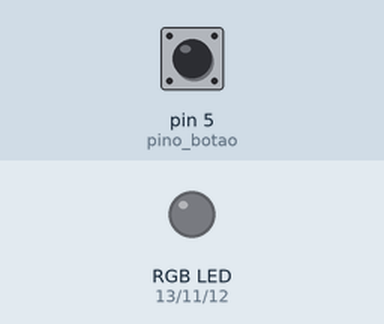
Recording of a program running on a simulated MicroPython board. Parts: an RGB LED mixed from three pins (HIGH = lit). Dashed ring = blinking. Inputs (shaded band) come from the test bench; at power-on: pin 5 (pino_botao) HIGH.

Above: at 1.2 s.
1.3 s: pin 5 (pino_botao) pulled LOW for 1 s
At 2.6 s:
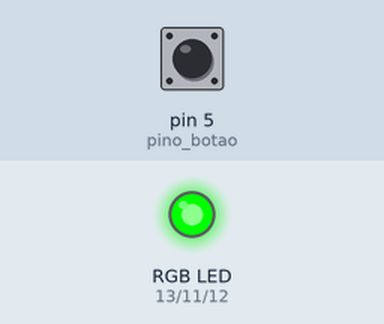
3.8 s: pin 5 (pino_botao) pulled LOW for 0.15 s
At 5.0 s:
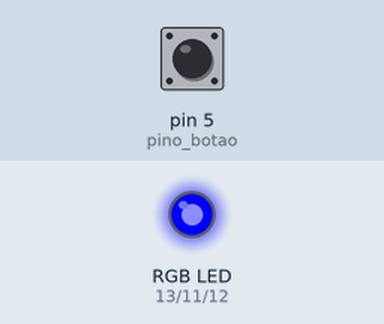
5.4 s: pin 5 (pino_botao) pulled LOW for 3.2 s
At 5.55 s:
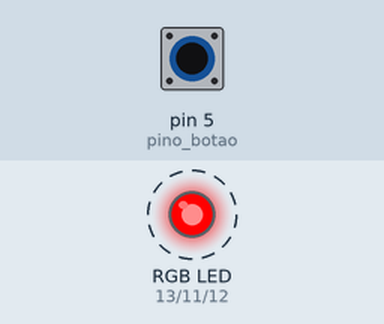
Timing chart, 0 to 9.9 s (numbered marks = the images above; inputs shaded):
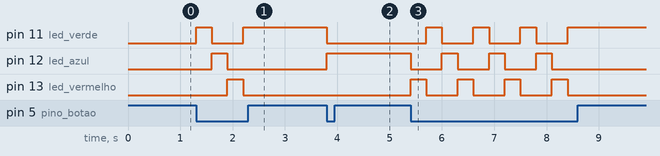

The program:

botao_ex01.py
```python
from machine import Pin
import time

# Define o pino do botão (GPIO 05) com resistor PULL_UP
pino_botao = Pin(5, Pin.IN, Pin.PULL_UP)

# Define os pinos dos LEDs RGB (vermelho, verde e azul)
led_vermelho = Pin(13, Pin.OUT)
led_verde = Pin(11, Pin.OUT)
led_azul = Pin(12, Pin.OUT)

# Variável para controlar a cor atual (0=vermelho, 1=verde, 2=azul)
cor_atual = 0

# Função para desligar todos os LEDs
def desligar_leds():
    led_vermelho.value(0)
    led_verde.value(0)
    led_azul.value(0)

# Loop principal
while True:
    # Verifica se o botão foi pressionado (o valor é 0 por causa do PULL_UP)
    if pino_botao.value() == 0:
        # Incrementa a cor_atual e volta para 0 se chegar a 3
        cor_atual = (cor_atual + 1) % 3

        # Desliga todos os LEDs antes de acender o próximo
        desligar_leds()

        # Lógica para mudar a cor
        if cor_atual == 0:
            led_vermelho.value(1)  # Acende o LED vermelho
        elif cor_atual == 1:
            led_verde.value(1)     # Acende o LED verde
        elif cor_atual == 2:
            led_azul.value(1)      # Acende o LED azul

        # Pequeno atraso para evitar leituras múltiplas (debounce)
        time.sleep(0.3)
```

Measured:
- after the input at 1.3 s, pin 11 (led_verde): LOW → HIGH at once, → LOW 0.30 s later, → HIGH 0.60 s later; pin 12 (led_azul): LOW → HIGH after 0.30 s, → LOW 0.30 s later; pin 13 (led_vermelho): LOW → HIGH after 0.60 s, → LOW 0.30 s later
- after the input at 3.8 s, pin 11 (led_verde): HIGH → LOW at once; pin 12 (led_azul): LOW → HIGH at once
- after the input at 5.4 s, pin 11 (led_verde): alternates HIGH for 0.30 s and LOW for 0.60 s, 7 changes in all, then stays HIGH, starting after 0.30 s; pin 12 (led_azul): alternates HIGH for 0.30 s and LOW for 0.60 s, 7 changes in all, then stays LOW, starting at once
